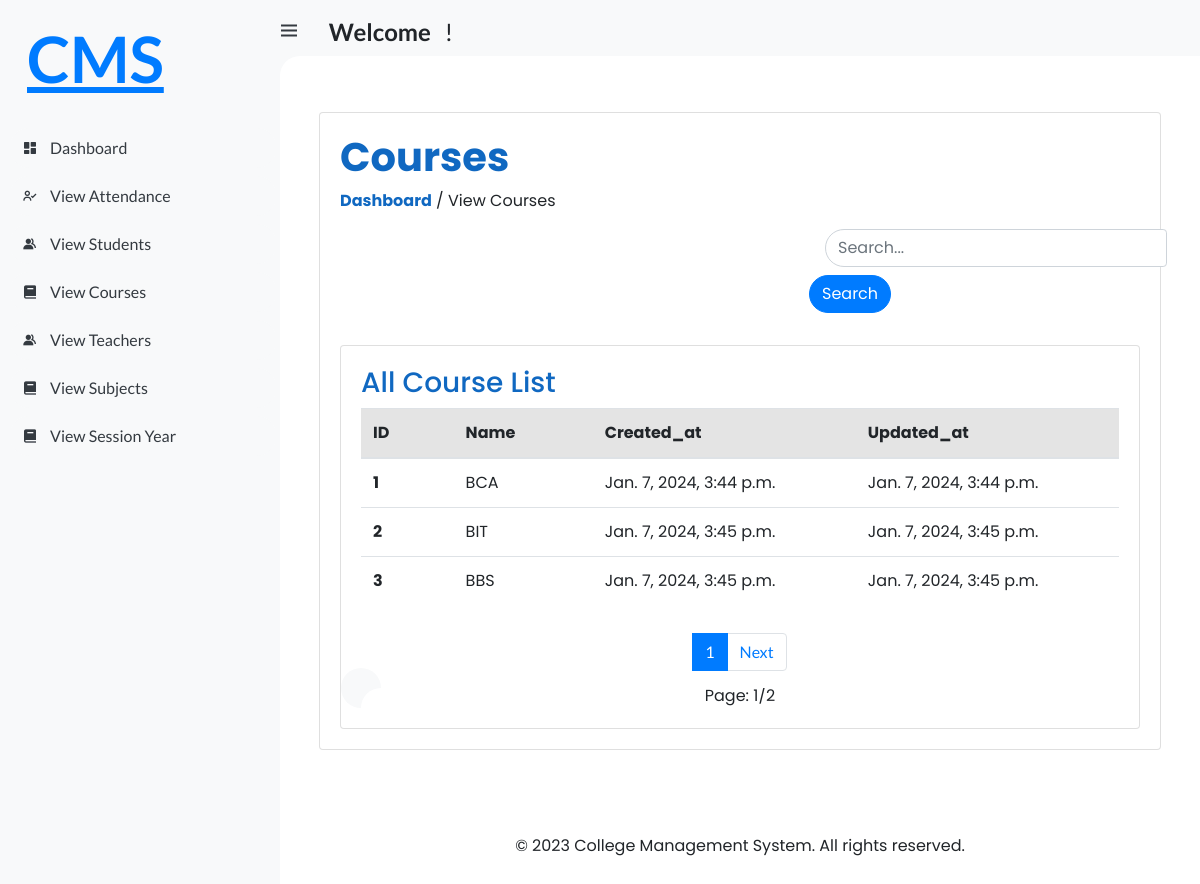
Page /student/view_courses on the committed database.
### student_management_app/models.py (models this page shows, shortened)
class Course(models.Model):
    name = models.CharField(max_length=100)
    created_at = models.DateTimeField(auto_now_add=True)
    updated_at = models.DateTimeField(auto_now_add=True)

### student_management_system/Student_views.py (the view)
# urls.py: path('student/view_courses', Student_views.View_Courses, name='student_view_courses'),
def View_Courses(request):
    course = Course.objects.all()
    if request.method == 'GET':
        cr = request.GET.get('search')  # cr=course
        if cr != None:
            multiple_cr = Q(Q(name__icontains=cr))
            course = Course.objects.filter(multiple_cr)
    page = Paginator(course, 3)
    page_list = request.GET.get('page')
    page = page.get_page(page_list)
    context = {
        'page': page,
    }
    return render(request, 'Student/student_view_course.html', context)

### templates/Student/student_view_course.html (shortened to what this page needs)
{% extends 'index.html' %}
{% load static %}
{% block content %}
<link rel="stylesheet" href="{% static 'style/student_styles/view_course.css' %}">
<div class="container">
  <div class="card" >
    <div class="card-body">
         <h1>
            <b style="color: #1068c1;">Courses</b>
        </h1>
        <p>
            <b style="color: #1068c1;">Dashboard</b>&nbsp;/&nbsp;View Courses
        </p>
        <div class="container mt-3">
            <div class="row">
              <div class="col-md-6">
              </div>
              <div class="col-md-6">
                <form class="form-inline" style="margin-left: 54px;">
                  <div class="form-group mx-sm-3 mb-2">
                    <input type="search" class="form-control" placeholder="Search..." name="search" id="search" style="border-top-left-radius: 20px;border-bottom-left-radius: 20px;}">
                  </div>
                  <button type="submit" class="btn btn-primary mb-2" style="border-top-right-radius: 20px;border-bottom-right-radius: 20px;}">Search</button>
                </form>
              </div>
            </div>
        </div>
        <br>
        <div class="card" style="margin-top: 0px;">
            <div class="card-body">
                <h3>All Course List</h3>
                <div class="table-container">
                    <table class="table">
                      <thead style="background:#80808036;">
                        <tr>
                          <th scope="col">ID</th>
                          <th scope="col">Name</th>
                          <th scope="col">Created_at</th>
                          <th scope="col">Updated_at</th>
                        </tr>
                      </thead>
                      <tbody>
                        {% for i in page.object_list %}
                          <tr>
                            <th scope="row">{{i.id}}</th>
                            <td>{{i.name}}</td>
                            <td>{{i.created_at}}</td>
                            <td>{{i.updated_at}}</td>
                          </tr>
                        {% empty %}
                            <td colspan="10" style="text-align:center">
                                <span class="text-danger">
                                    <b>No data found</b>
                                </span>
                            </td>
                        {% endfor %}
                      </tbody>
                    </table>
                </div>
                <nav aria-label="..." style="justify-content: center;margin-top: 11px;background: white;">
                  <ul class="pagination">
                    {% for num_page in page.paginator.page_range %}
                      {% if page.number == num_page %}
                        <li class="page-item active">
                          <a class="page-link" href="#" style="color:white;">{{ num_page }}</a>
                        </li>
                      {% endif %}
                    {% endfor %}
                    {% if page.has_next%}
                        <li class="page-item">
                          <a class="page-link" href="{% url 'student_view_courses'%}?page={{page.next_page_number}}" style="color:#007bff;">Next</a>
                        </li>
                    {% endif%}
                  </ul>
                </nav>
                <p style="text-align:center;margin-bottom:0px;margin-top:-4px;">Page: {{page.number}}/{{page.paginator.num_pages}}</p>
            </div>
        </div>
    </div>
  </div>
</div>
{% endblock %}

### static/css/base.css (style rules this page uses)
* { margin: 0; padding: 0; box-sizing: border-box; }
a { text-decoration: none; }
li { list-style: none; }
:root { --poppins: 'Poppins', sans-serif; --lato: 'Lato', sans-serif; --light: #F9F9F9; --blue: #3C91E6; --light-blue: #CFE8FF; --grey: #eee; --dark-grey: #AAAAAA; --dark: #342E37; --red: #DB504A; --yellow: #FFCE26; --light-yellow: #FFF2C6; --orange: #FD7238; --light-orange: #FFE0D3; }
html { overflow-x: hidden; }
body { background: var(--grey); overflow-x: hidden; }

### static/style/index.css (style rules this page uses)
* { margin: 0; padding: 0; box-sizing: border-box; }
a { text-decoration: none; }
li { list-style: none; }
:root { --poppins: 'Poppins', sans-serif; --lato: 'Lato', sans-serif; --light: #F9F9F9; --blue: #3C91E6; --light-blue: #CFE8FF; --grey: #eee; --dark-grey: #AAAAAA; --dark: #342E37; --red: #DB504A; --yellow: #FFCE26; --light-yellow: #FFF2C6; --orange: #FD7238; --light-orange: #FFE0D3; }
html { overflow-x: hidden; }
body { background: var(--grey); overflow-x: hidden; }
#content nav { height: 56px; background: var(--light); padding: 0 24px; display: flex; align-items: center; grid-gap: 24px; font-family: var(--lato); position: sticky; top: 0; left: 0; z-index: 1000; }
#content nav::before { content: ''; position: absolute; width: 40px; height: 40px; bottom: -40px; left: 0; border-radius: 50%; box-shadow: -20px -20px 0 var(--light); }
#content nav a { color: var(--dark); }
.container { margin-top: -12px; }

### static/style/student_styles/view_course.css (style rules this page uses)
.card { margin-left: 0px; margin-top: 2rem; }
.table-container { overflow: auto; max-height: 300px; }
.table { font-size:16px; }
.table th { padding-right: 38px; }
.table td { padding-right: 6px; padding-button: 45px; }
.btn { border-radius: 20px; }
h2, h3, h5 { color: #1068c1; }

### rows in the picture
Course: id "1", name "BCA", created_at "Jan. 7, 2024, 3:44 p.m.", updated_at "Jan. 7, 2024, 3:44 p.m."
Course: id "2", name "BIT", created_at "Jan. 7, 2024, 3:45 p.m.", updated_at "Jan. 7, 2024, 3:45 p.m."
Course: id "3", name "BBS", created_at "Jan. 7, 2024, 3:45 p.m.", updated_at "Jan. 7, 2024, 3:45 p.m."

### other values in the picture
{{ num_page }} "1"
{{ page.number }} "1"
{{ page.paginator.num_pages }} "2"
